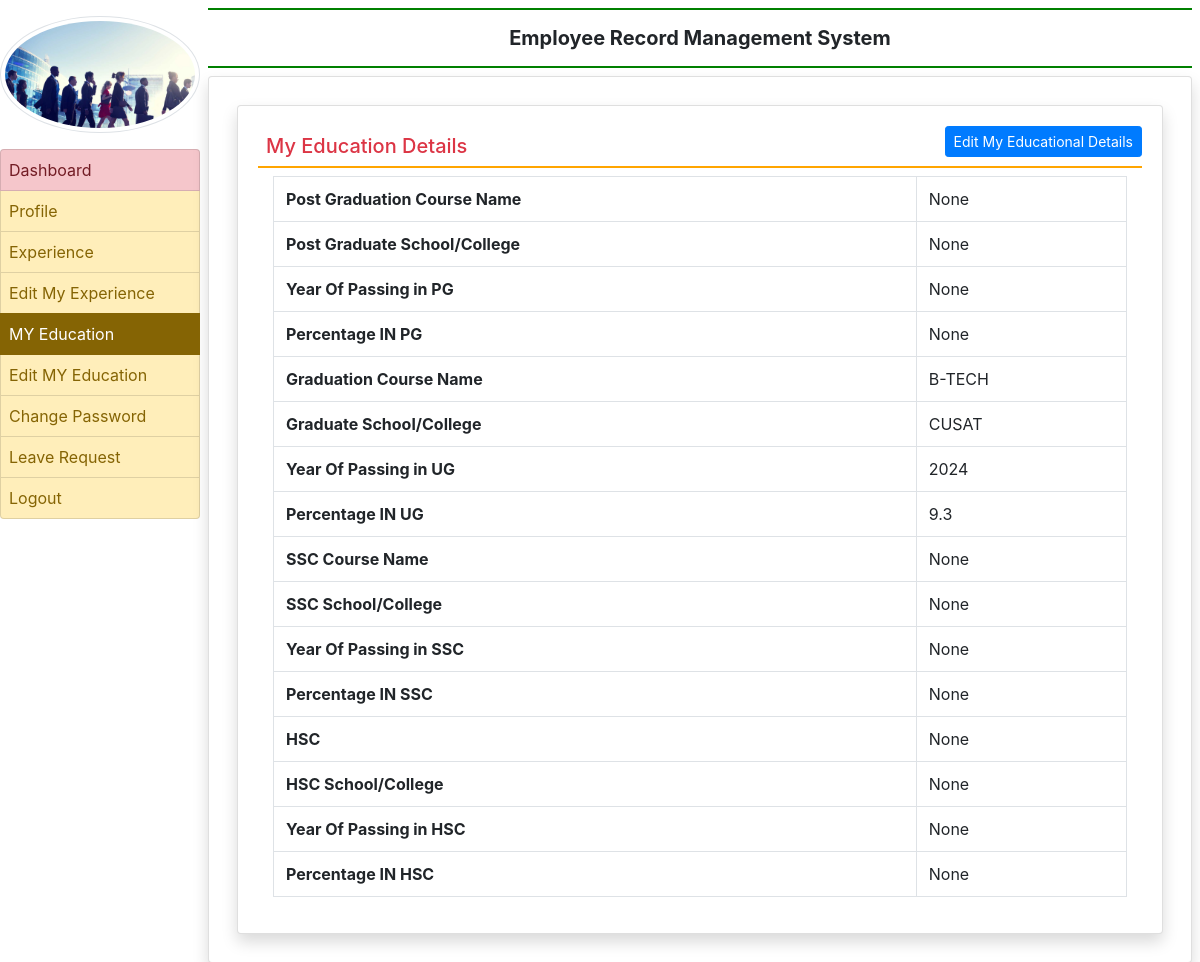
Page /my_education (signed in) on the committed database.
### employee/models.py (models this page shows, shortened)
class EmployeeEducation(models.Model):
      user = models.ForeignKey(User,on_delete=models.CASCADE)
      coursepg = models.CharField(max_length=100,null=True)
      schoolclgpg = models.CharField(max_length=200,null=True)
      yearofpassingpg= models.CharField(max_length=20, null=True)
      percentagepg = models.CharField(max_length=30, null=True)
      coursegra = models.CharField(max_length=100, null=True)
      schoolclggra = models.CharField(max_length=200, null=True)
      yearofpassinggra = models.CharField(max_length=20, null=True)
      percentagegra = models.CharField(max_length=30, null=True)
      coursessc = models.CharField(max_length=100, null=True)
      schoolclgssc = models.CharField(max_length=200, null=True)
      yearofpassingssc = models.CharField(max_length=20, null=True)
      percentagessc = models.CharField(max_length=30, null=True)
      coursehsc = models.CharField(max_length=100, null=True)
      schoolclghsc = models.CharField(max_length=200, null=True)
      yearofpassinghsc = models.CharField(max_length=20, null=True)
      percentagehsc = models.CharField(max_length=30, null=True)

### employee/views.py (the view)
# urls.py: path('my_education', my_education, name='my_education'),
def my_education(request):
    if not request.user.is_authenticated:
        return redirect('emp_login')
    user = request.user
    education= EmployeeEducation.objects.get(user=user)
    return render(request, 'my_education.html', locals())

### employee/templates/my_education.html
{% extends 'emp_base.html' %}
{% block main %}
<div class="card shadow m-2">
    <div class="card-body">
        <a href="{% url 'edit_myeducation' %}" class="btn btn-primary float-right btn-sm">Edit My Educational Details</a>
        <h5 class="p-2 text-danger" style="border-bottom :2px solid orange">My Education Details</h5>
        <div class="container-fluid">
            <table class="table table-bordered">
                <tr>
                    <th>Post Graduation Course Name</th>
                    <td>{{education.coursepg}}</td>
                </tr>
                 <tr>
                    <th>Post Graduate School/College</th>
                    <td>{{education.schoolclgpg }}</td>
                </tr>
                 <tr>
                    <th>Year Of Passing in PG</th>
                    <td>{{education.yearofpassingpg}}</td>
                </tr>
                 <tr>
                    <th>Percentage IN PG</th>
                    <td>{{education.percentagepg}}</td>
                </tr>
                <tr>
                    <th>Graduation Course Name</th>
                    <td>{{education.coursegra}}</td>
                </tr>
                 <tr>
                    <th>Graduate School/College</th>
                    <td>{{education.schoolclggra}}</td>
                </tr>
                 <tr>
                    <th>Year Of Passing in UG</th>
                    <td>{{education.yearofpassinggra}}</td>
                </tr>
                 <tr>
                    <th>Percentage IN UG</th>
                    <td>{{education.percentagegra}}</td>
                </tr>
                <tr>
                    <th>SSC Course Name</th>
                    <td>{{education.coursessc}}</td>
                </tr>
                 <tr>
                    <th>SSC School/College</th>
                    <td>{{education.schoolclgssc}}</td>
                </tr>
                 <tr>
                    <th>Year Of Passing in SSC</th>
                    <td>{{education.yearofpassingssc}}</td>
                </tr>
                 <tr>
                    <th>Percentage IN SSC</th>
                    <td>{{education.percentagessc}}</td>
                </tr>
                <tr>
                    <th>HSC</th>
                    <td>{{education.coursehsc}}</td>
                </tr>
                 <tr>
                    <th>HSC School/College</th>
                    <td>{{education.schoolclghsc}}</td>
                </tr>
                 <tr>
                    <th>Year Of Passing in HSC</th>
                    <td>{{education.yearofpassinghsc}}</td>
                </tr>
                 <tr>
                    <th>Percentage IN HSC</th>
                    <td>{{education.percentagehsc}}</td>
                </tr>
            </table>
        </div>
    </div>
</div>
{% endblock  %}

### rows in the picture
EmployeeEducation: coursepg "None", schoolclgpg "None", yearofpassingpg "None", percentagepg "None", coursegra "B-TECH", schoolclggra "CUSAT", yearofpassinggra "2024", percentagegra "9.3", coursessc "None", schoolclgssc "None", yearofpassingssc "None", percentagessc "None", coursehsc "None", schoolclghsc "None", yearofpassinghsc "None", percentagehsc "None"
